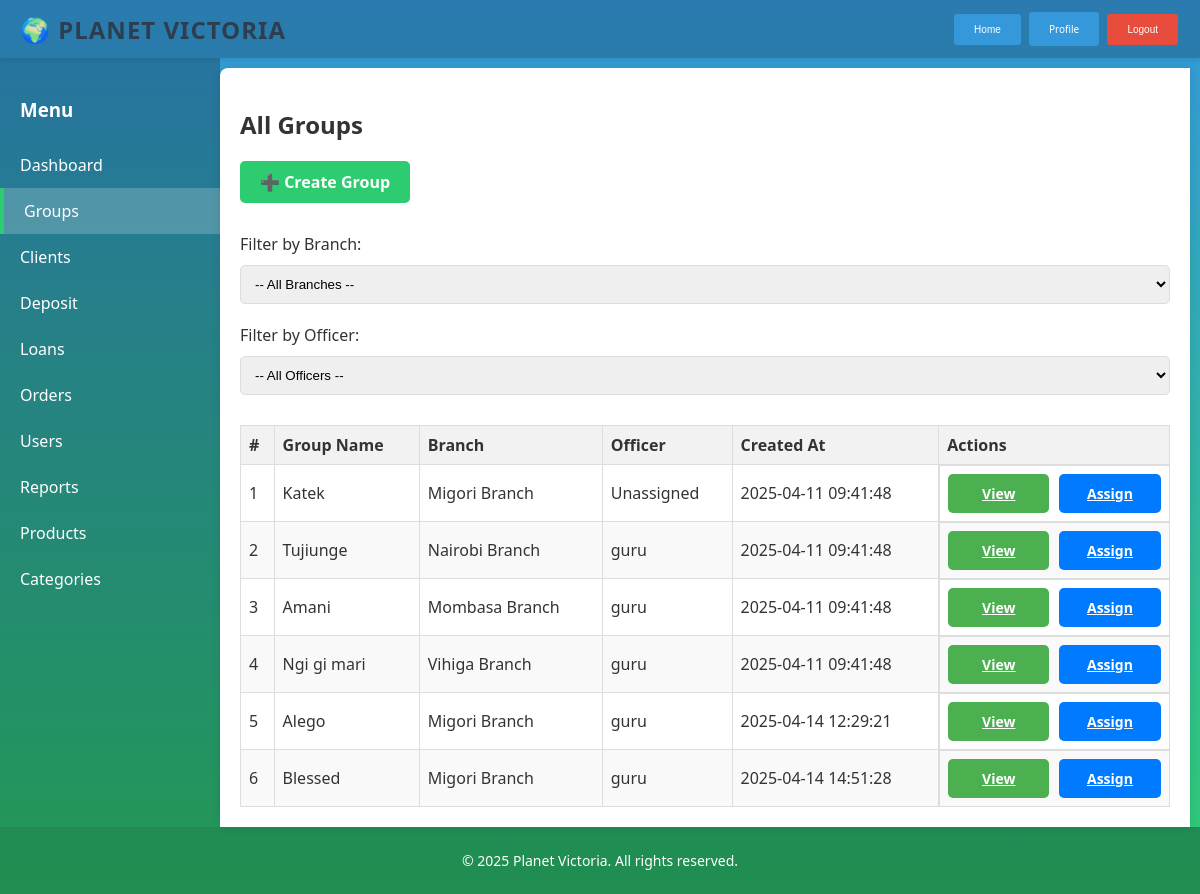
Screenshot of /admin/groups/index.php with the database file from the repository.
### tables this page shows
CREATE TABLE `groups` (
  `id` int(11) NOT NULL,
  `name` varchar(100) NOT NULL,
  `location` varchar(100) DEFAULT NULL,
  `formation_date` date DEFAULT NULL,
  `type` enum('farming','trading','artisan','women','youth') NOT NULL,
  `created_at` timestamp NOT NULL DEFAULT current_timestamp(),
  `officer_id` int(11) DEFAULT NULL,
  `branch_id` int(11) DEFAULT NULL
);

CREATE TABLE `branches` (
  `id` int(11) NOT NULL,
  `name` varchar(100) NOT NULL,
  `created_at` timestamp NOT NULL DEFAULT current_timestamp()
);

CREATE TABLE `users` (
  `id` int(11) NOT NULL,
  `username` varchar(100) NOT NULL,
  `password` varchar(255) NOT NULL,
  `first_name` varchar(100) DEFAULT NULL,
  `last_name` varchar(100) DEFAULT NULL,
  `email` varchar(100) NOT NULL,
  `phone` varchar(15) DEFAULT NULL,
  `role` enum('Admin','Branch Manager','Officer') NOT NULL,
  `created_at` timestamp NOT NULL DEFAULT current_timestamp(),
  `updated_at` timestamp NOT NULL DEFAULT current_timestamp() ON UPDATE current_timestamp()
);

### admin/groups/index.php (the view, shortened to what this page needs)
<?php
require_once '../../db.php';
$sql = "SELECT g.*, b.name AS branch_name, u.username AS officer_name
        FROM groups g
        LEFT JOIN branches b ON g.branch_id = b.id
        LEFT JOIN users u ON g.officer_id = u.id";
$params = [];
$stmt = $conn->prepare($sql);
$stmt->execute($params);
$groups = $stmt->fetchAll(PDO::FETCH_ASSOC);
?>
<!DOCTYPE html>
<html lang="en">
<head>
    <link rel="stylesheet" href="../../styles.css">
</head>
<body>
<div class="container">
    <header class="header">
            <div class="logo">🌍 Planet Victoria</div>
            <nav class="top-nav">
                <button class="nav-btn">Home</button>
                <a href="../profile.php" class="profile-button">Profile</a>
                <button class="nav-btn"> <a href="../../logout.php">Logout</a></button>
            </nav>
        </header>
        <div class="sidebar" id="sidebar">
            <h3>Menu</h3>
            <ul class="menu-items">
            <ul class="menu-items">
    <li><a href="../index.php" >Dashboard</a></li>
    <li><a href="index.php" class="active">Groups</a></li>
    <li><a href="../clients/index.php">Clients</a></li>
    <li><a href="../deposits/index.php">Deposit</a></li>
    <li><a href="../loans/index.php">Loans</a></li>
    <li><a href="../orders/index.php">Orders</a></li>
    <li><a href="../users/index.php">Users</a></li>
    <li><a href="../reports/index.php">Reports</a></li>
    <li><a href="../products/index.php">Products</a></li>
    <li><a href="../categories/index.php">Categories</a></li>
</ul>
            </ul>
        </div>
    <main class="content">
        <div class="page-header">
            <h2>All Groups</h2>
            <a href="create.php" class="btn-create-group">➕ Create Group</a>
        </div>
        <form method="GET" style="margin: 10px 0;">
            <label for="branch">Filter by Branch:</label>
            <select name="branch" id="branch" onchange="this.form.submit()">
                <option value="">-- All Branches --</option>
            </select>
        </form>
                <form method="GET" style="margin-bottom: 20px;">
            <label for="officer_id">Filter by Officer:</label>
            <select name="officer_id" id="officer_id" onchange="this.form.submit()">
                <option value="">-- All Officers --</option>
            </select>
        </form>
        <?php if (count($groups) > 0): ?>
            <table>
                <thead>
                    <tr>
                        <th>#</th>
                        <th>Group Name</th>
                        <th>Branch</th>
                        <th>Officer</th>
                        <th>Created At</th>
                        <th>Actions</th>
                    </tr>
                </thead>
                <tbody>
                    <?php foreach ($groups as $index => $group): ?>
                        <tr class="group-list">
                            <td><?= $index + 1 ?></td>
                            <td><?= htmlspecialchars($group['name']) ?></td>
                            <td><?= htmlspecialchars($group['branch_name'] ?? 'Unassigned') ?></td>
                            <td><?= htmlspecialchars($group['officer_name'] ?? 'Unassigned') ?></td>
                            <td><?= htmlspecialchars($group['created_at']) ?></td>
                            <td class="btn-container">
                                <a class="btn view-btn" href="view.php?id=<?= $group['id']; ?>">View</a>
                                <a class="btn assign-btn" href="javascript:void(0);" data-group-id="<?= $group['id']; ?>" data-group-name="<?= htmlspecialchars($group['name']); ?>" onclick="openAssignModal(this)">Assign</a>
                            </td>
                        </tr>
                    <?php endforeach; ?>
                </tbody>
            </table>
        <?php else: ?>
            <p>No groups found for the selected branch.</p>
        <?php endif; ?>
    </main>
    <footer class="footer">
        <p>© 2025 Planet Victoria. All rights reserved.</p>
    </footer>
</div>
</body>
</html>

### styles.css (style rules this page uses)
body { margin: 0; font-family: 'Segoe UI', Tahoma, Geneva, Verdana, sans-serif; background: linear-gradient(to bottom, #3498db, #2ecc71); min-height: 100vh; color: #333; }
.container { display: grid; grid-template-areas: "header header" "sidebar content" "footer footer"; grid-template-columns: 220px 1fr; grid-template-rows: auto 1fr auto; height: 100vh; }
.header { grid-area: header; display: flex; justify-content: space-between; align-items: center; background: rgba(0, 0, 0, 0.2); padding: 10px 20px; box-shadow: 0 2px 5px rgba(0,0,0,0.1); }
.logo { font-size: 24px; font-weight: 700; color: #2c3e50; text-transform: uppercase; letter-spacing: 1px; }
.sidebar { grid-area: sidebar; background: rgba(0, 0, 0, 0.25); padding: 20px 0; }
.sidebar h3 { color: white; padding: 0 20px; margin-bottom: 20px; }
.menu-items { list-style: none; padding: 0; margin: 0; }
.menu-items li a { display: block; color: white; padding: 12px 20px; text-decoration: none; transition: all 0.3s; }
.menu-items li a.active { background: rgba(255, 255, 255, 0.2); border-left: 4px solid #2ecc71; }
.content { grid-area: content; padding: 20px; background: white; border-radius: 8px 0 0 0; margin: 10px 10px 0 0; box-shadow: 0 0 10px rgba(0,0,0,0.1); overflow-y: auto; }
table { width: 100%; border-collapse: collapse; margin-top: 10px; }
th, td { padding: 12px 15px; text-align: left; border-bottom: 1px solid #ddd; }
th { background-color: #3498db; color: black; position: sticky; top: 0; }
tr:nth-child(even) { background-color: #f9f9f9; }
.footer { grid-area: footer; background: rgba(0, 0, 0, 0.3); color: white; text-align: center; padding: 10px; font-size: 14px; }
.sidebar { transition: transform 0.3s ease; }
.btn { padding: 10px 15px; border: none; border-radius: 5px; cursor: pointer; font-weight: 600; font-size: 14px; transition: all 0.2s ease; flex: 1; text-align: center; }
th, td { padding: 8px 12px; text-align: left; border-bottom: 1px solid #eee; }
th { background-color: lightgray; font-weight: 600; }

### admin/groups/index.php (style rules this page uses)
select, input { width: 100%; padding: 10px; margin: 10px 0; border: 1px solid #ddd; border-radius: 5px; }
.view-btn, .assign-btn { padding: 10px 20px; border-radius: 5px; cursor: pointer; margin-right: 10px; }
.view-btn { background-color: #4CAF50; color: white; }
.assign-btn { background-color: #007BFF; color: white; }
.btn-container { display: flex; justify-content: flex-start; align-items: center; }
.btn-container a { padding: 10px 20px; margin-right: 10px; }
.btn-container a:last-child { margin-right: 0; }
th { background-color: #f2f2f2; color: #333; padding: 10px; text-align: left; border-bottom: 2px solid #ddd; }
table { width: 100%; border-collapse: collapse; }
td, th { border: 1px solid #ddd; padding: 8px; text-align: left; }
table tr:nth-child(even) { background-color: #f9f9f9; }
table tr { margin-bottom: 10px; }
.nav-btn, .profile-button { padding: 10px 20px; background-color: #3498db; color: white; border: none; border-radius: 3px; font-size: 10px; cursor: pointer; text-decoration: none; display: inline-block; margin: 2px; transition: background-color 0.3s, transform 0.3s; }
.nav-btn a, .profile-button a { color: white; text-decoration: none; }
.nav-btn:last-child { background-color: #e74c3c; }
.btn-create-group { display: inline-block; padding: 10px 20px; background-color: #2ecc71; color: white; text-decoration: none; font-weight: bold; border-radius: 5px; margin-bottom: 20px; transition: background-color 0.3s ease; }

### rows the page displays
groups: name "Katek", branch.name "Migori Branch", officer_name "Unassigned", created_at "2025-04-11 09:41:48"
groups: name "Tujiunge", branch.name "Nairobi Branch", officer.username "guru", created_at "2025-04-11 09:41:48"
groups: name "Amani", branch.name "Mombasa Branch", officer.username "guru", created_at "2025-04-11 09:41:48"
groups: name "Ngi gi mari", branch.name "Vihiga Branch", officer.username "guru", created_at "2025-04-11 09:41:48"
groups: name "Alego", branch.name "Migori Branch", officer.username "guru", created_at "2025-04-14 12:29:21"
groups: name "Blessed", branch.name "Migori Branch", officer.username "guru", created_at "2025-04-14 14:51:28"
